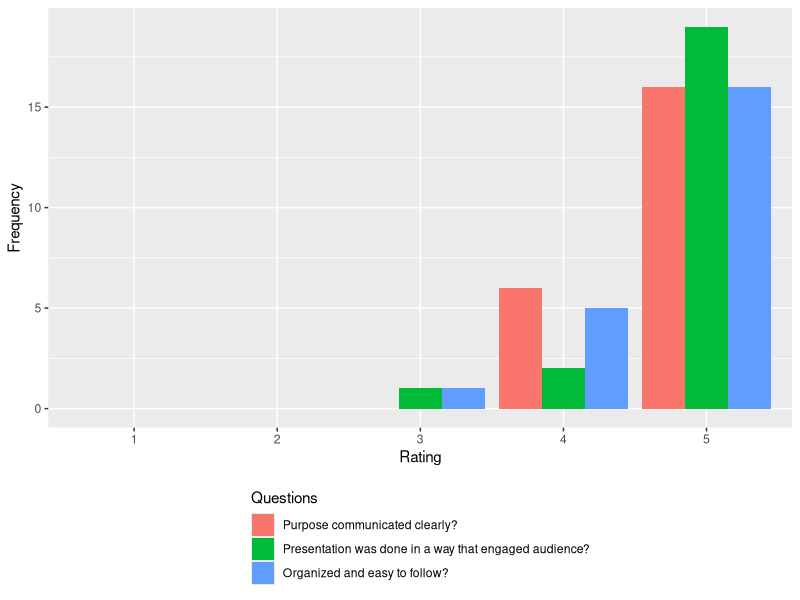

R code for this plot:
## ---- chunk 1
library(readr)
eval = read.csv("Group 6 Evaluations.csv", stringsAsFactors = FALSE)
## ---- chunk 2
library(ggplot2)
library(reshape)
library(plyr)
eval_num = eval[,1:4]
set.seed(10)
eval_num$extra = replicate(nrow(eval_num), sample(1:5, 1))
names(eval_num) = c("Timestamp", "Purpose communicated clearly?", "Presentation was done in a way that engaged audience?", "Organized and easy to follow?", "Extra")
num_questions = melt(eval_num, id="Timestamp")
names(num_questions) = c("Timestamp", "Questions", "Rating")
num_questions$Rating = as.factor(num_questions$Rating)

df_questions=ddply(num_questions,.(Questions),summarise,
              prop=(table(Rating)),
              Rating=names(table(Rating)))
df_questions = df_questions[df_questions$Questions!="Extra",]
df_questions$Rating = as.factor(df_questions$Rating)
df_questions$prop = as.numeric(df_questions$prop)
names(df_questions)[2] = "Frequency"

# Frequency Graph 
ggplot(df_questions,aes(x = Rating, y = Frequency,fill=Questions))+
  geom_bar(stat="identity",position='dodge') +
  theme(legend.direction = "vertical", legend.position = "bottom")
## ---- chunk 3
cat(paste('-', eval$What.did.you.like.most.about.the.presentation.[-22]), sep = '\n') 
## ---- chunk 4
cat(paste('-', eval$What.areas.might.you.suggest.for.improvement.not.listed.above.[-22]), sep = '\n')
